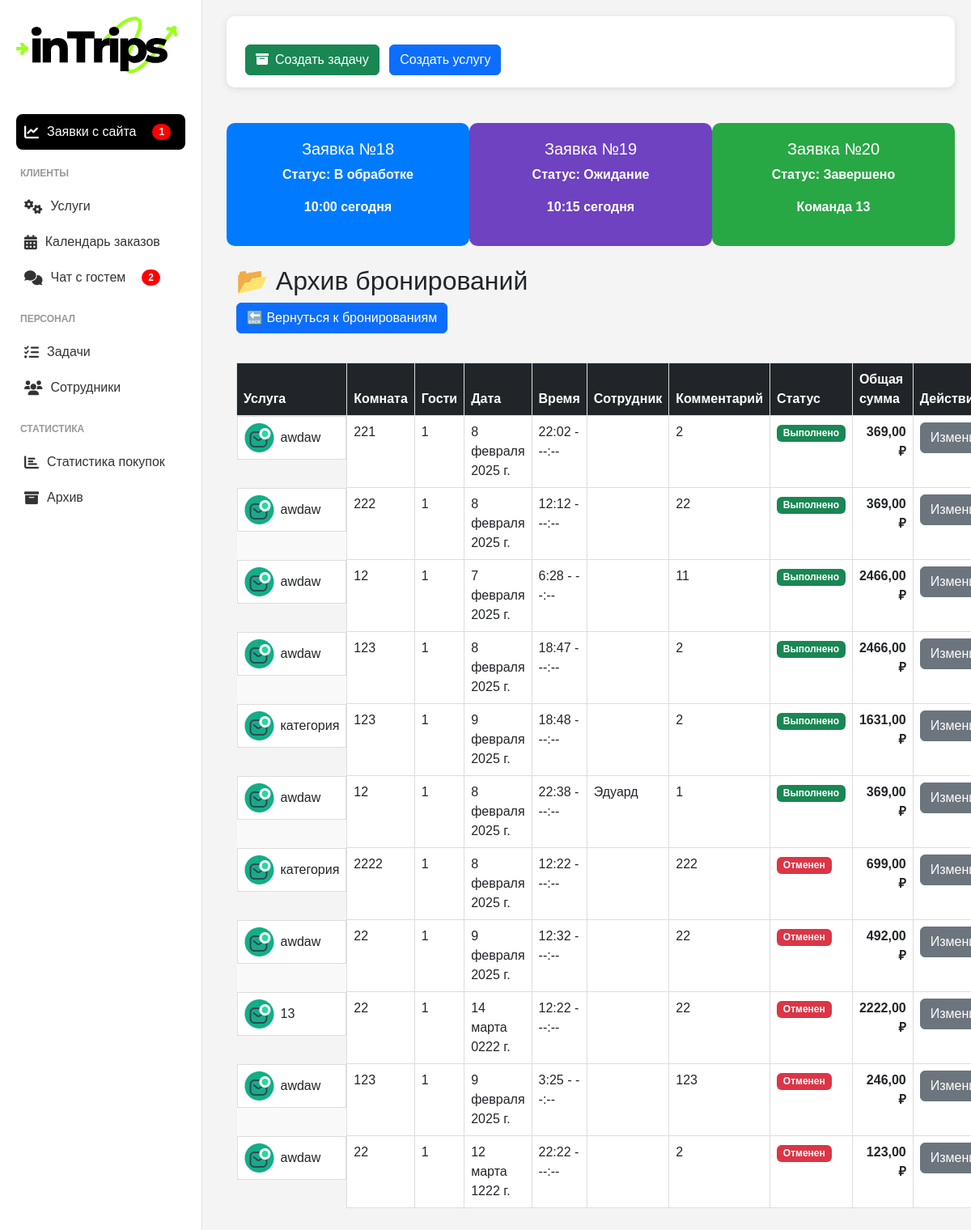
Page /archive/ on the earlier database version.
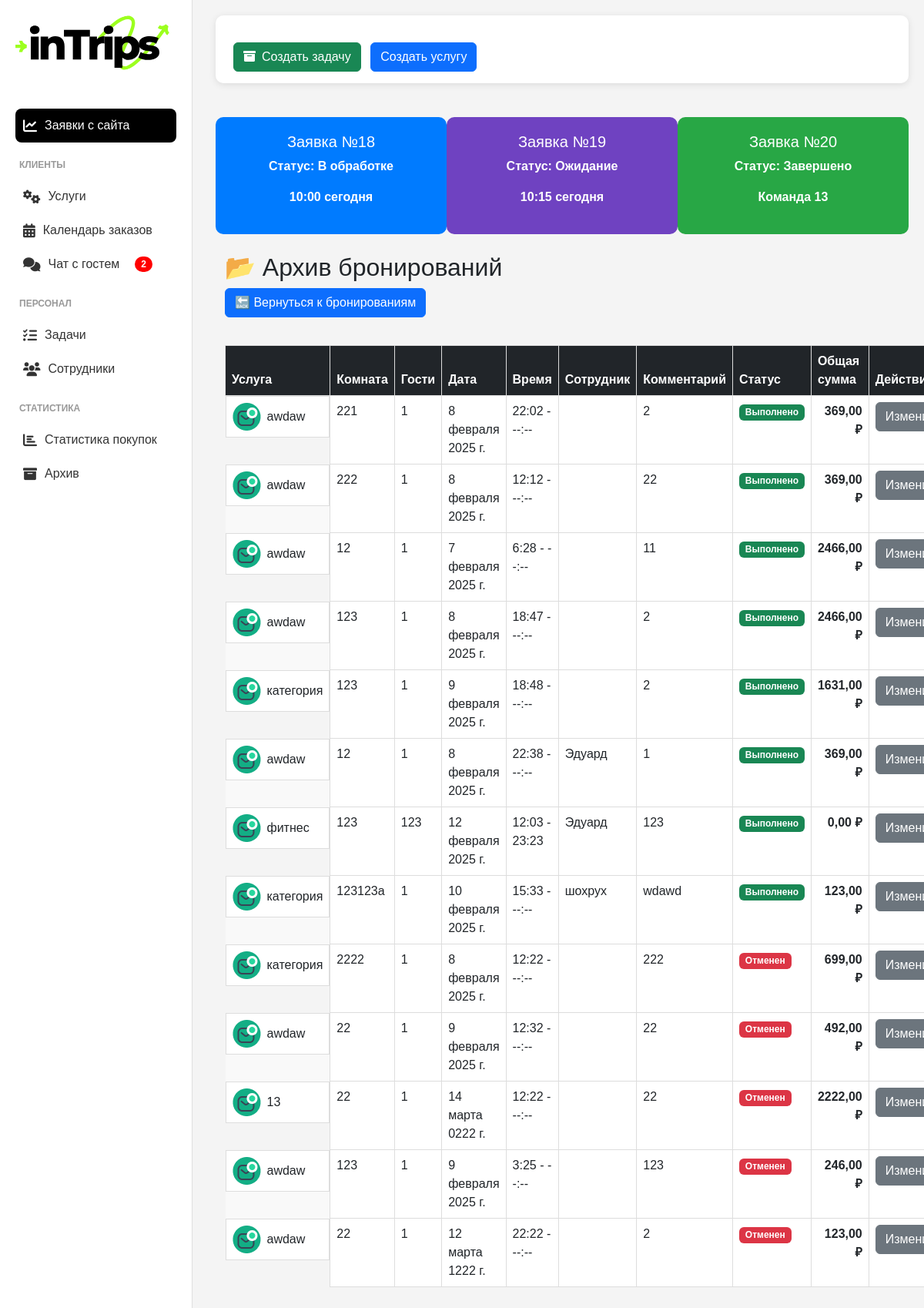
Same page on the later database version.
### custom_admin/models.py (models this page shows, shortened)
class Booking(models.Model):
    service_name = models.CharField(max_length=255, verbose_name="Название услуги")
    room_number = models.CharField(max_length=10, verbose_name="Номер комнаты")
    guest_count = models.PositiveIntegerField(verbose_name="Количество человек", default=1)
    date = models.DateField(verbose_name="Дата бронирования")
    start_time = models.TimeField(verbose_name="Время начала")
    end_time = models.TimeField(verbose_name="Время окончания", null=True, blank=True)
    employee = models.ForeignKey('Employee', on_delete=models.SET_NULL, null=True, verbose_name="Сотрудник")
    comment = models.TextField(blank=True, verbose_name="Комментарий")
    status = models.ForeignKey('Status', on_delete=models.SET_NULL, null=True, verbose_name="Статус")
    items = models.JSONField(verbose_name="Товары", default=dict, null=True, blank=True)  # JSON-массив товаров
    total_price = models.DecimalField(max_digits=10, decimal_places=2, verbose_name="Общая сумма", null=True, blank=True)

class Status(models.Model):
    name = models.CharField(max_length=50, verbose_name="Название статуса")

class Employee(models.Model):
    COLOR_CHOICES = [
        ('red', 'Красный'),
        ('blue', 'Синий'),
        ('green', 'Зеленый'),
        ('yellow', 'Желтый'),
    ]
    color = models.CharField(max_length=20, choices=COLOR_CHOICES, verbose_name="Цвет")
    full_name = models.CharField(max_length=255, verbose_name="ФИО")
    phone_number = models.CharField(max_length=20, verbose_name="Номер телефона")
    position = models.CharField(max_length=255, verbose_name="Должность")
    user_id_tg = models.BigIntegerField(verbose_name="Telegram ID", unique=True, null=True, blank=True)

### custom_admin/views.py (the view)
# urls.py: path("archive/", views.archive_list, name="archive_list"),
def archive_list(request):
    archive_statuses = Status.objects.filter(name__in=["Отменен", "Выполнено"])
    archived_bookings = Booking.objects.filter(status__in=archive_statuses)
    statuses = Status.objects.all()  # ⚡ ДОБАВИЛ `statuses`, иначе кнопки работать не будут!
    return render(request, 'custom_admin/archive.html', {'bookings': archived_bookings, 'statuses': statuses})

### custom_admin/context_processors.py (called while the page is built)
def new_orders_count(request):
    return {"new_orders_count": Order.objects.filter(status="new").count()}

### custom_admin/templates/custom_admin/archive.html (shortened to what this page needs)
{% extends 'custom_admin/base.html' %}
{% block content %}
<h2>📂 Архив бронирований</h2>
<a href="{% url 'bookings_list' %}" class="btn btn-primary mb-3">🔙 Вернуться к бронированиям</a>
<table class="table custom-table">
    <thead class="table-dark">
        <tr>
            <th>Услуга</th>
            <th>Комната</th>
            <th>Гости</th>
            <th>Дата</th>
            <th>Время</th>
            <th>Сотрудник</th>
            <th>Комментарий</th>
            <th>Статус</th>
            <th>Общая сумма</th>
            <th>Действия</th>
        </tr>
    </thead>
    <tbody>
        {% for booking in bookings %}
        <tr class="table-row">
            <td class="service-column">
                <img src="/static/img/logo_gotovo.png" alt="Service Icon" class="service-icon">
                {{ booking.service_name }}
            </td>
            <td>{{ booking.room_number }}</td>
            <td>{{ booking.guest_count }}</td>
            <td>{{ booking.date }}</td>
            <td>{{ booking.start_time }} - {{ booking.end_time|default:"--:--" }}</td>
            <td>{{ booking.employee.full_name }}</td>
            <td>{{ booking.comment|default:"-" }}</td>
            <td>
                <span class="badge
                    {% if booking.status.name == 'Выполнено' %}bg-success
                    {% elif booking.status.name == 'Отменен' %}bg-danger
                    {% else %}bg-secondary
                    {% endif %}">
                    {{ booking.status.name }}
                </span>
            </td>
            <td class="text-end"><strong>{{ booking.total_price }} ₽</strong></td>
            <td>
                <div class="dropdown">
                    <button class="btn btn-secondary dropdown-toggle" type="button" data-bs-toggle="dropdown">
                        Изменить статус
                    </button>
                </div>
            </td>
        </tr>
        {% empty %}
        <tr>
            <td colspan="10" class="text-center">📭 Архив пуст</td>
        </tr>
        {% endfor %}
    </tbody>
</table>
{% endblock %}

### custom_admin/templates/custom_admin/base.html (shortened to what this page needs)
{% load static %}
<!DOCTYPE html>
<html lang="ru">
<head>
    <link rel="stylesheet" href="https://cdn.jsdelivr.net/npm/bootstrap@5.3.0/dist/css/bootstrap.min.css">
    <link rel="stylesheet" href="{% static 'styles.css' %}">
    <link rel="stylesheet" href="https://cdnjs.cloudflare.com/ajax/libs/jqueryui/1.12.1/themes/base/jquery-ui.min.css">
    <link rel="stylesheet" href="https://cdnjs.cloudflare.com/ajax/libs/font-awesome/6.0.0-beta3/css/all.min.css">
</head>
<body>
    <div class="sidebar" id="sidebar">
        <div class="logo__left_nav">
            <img src="{% static 'img/logo_main.svg' %}" alt="inTrips Logo" />
        </div>
        <nav>
            <a href="{% url 'orders' %}" class="menu-item active">
                <i class="fas fa-chart-line"></i>
                <span>Заявки с сайта</span>
                {% if new_orders_count > 0 %}
                    <span  style="background-color: red; color: white; padding: 4px 8px; border-radius: 999px; margin-left: 20px;" class="badge">{{ new_orders_count }}</span>
                {% endif %}
            </a>
            <div class="section-title">Клиенты</div>
            <a href="{% url 'bookings_list' %}" class="menu-item">
                <i class="fas fa-cogs"></i>
                <span>Услуги</span>
            </a>
            <a href="{% url 'order_calendar' %}" class="menu-item">
                <i class="fas fa-calendar-alt"></i>
                <span>Календарь заказов</span>
            </a>
            <a href="{% url 'chat_page' %}" class="menu-item">
                <i class="fas fa-comments"></i>
                <span class='chats_nav'>Чат с гостем</span>
                <span id="unreadMessagesCount" class="badge" style="background-color: red; color: white; padding: 4px 8px; border-radius: 999px; margin-left: 20px;">
                </span>
            </a>
            <div class="section-title">Персонал</div>
            <a href="{% url 'task_list' %}" class="menu-item">
                <i class="fas fa-tasks"></i>
                <span>Задачи</span>
            </a>
            <a href="{% url 'employees' %}" class="menu-item">
                <i class="fas fa-users"></i>
                <span>Сотрудники</span>
            </a>
            <div class="section-title">Статистика</div>
            <a href="{% url 'purchase_stats' %}" class="menu-item">
                <i class="fas fa-chart-bar"></i>
                <span>Статистика покупок</span>
            </a>
            <a href="{% url 'archive_list' %}" class="menu-item">
                <i class="fas fa-archive"></i>
                <span>Архив</span>
            </a>
        </nav>
    </div>
    <div class="content">
        <div class="navbar">
          <div>
            <button class="btn btn-success btn-primary ms-2 nav__create_usluga"> <a href="{% url 'add_task' %}"><i class="fas fa-archive me-2"></i>Создать задачу</a></button>
            <button class="btn btn-primary ms-2 nav__create_usluga">
                <a href="{% url 'booking_create' %}"  >Создать услугу</a>
            </button>
          </div>
        </div>
        <div class="status-cards mt-4">
            <div class="status-card blue">
                <h5>Заявка №18</h5>
                <p>Статус: В обработке</p>
                <p><strong>10:00 сегодня</strong></p>
            </div>
            <div class="status-card purple">
                <h5>Заявка №19</h5>
                <p>Статус: Ожидание</p>
                <p><strong>10:15 сегодня</strong></p>
            </div>
            <div class="status-card green">
                <h5>Заявка №20</h5>
                <p>Статус: Завершено</p>
                <p><strong>Команда 13</strong></p>
            </div>
        </div>
        <div class="container mt-4">
            {% block content %} {% endblock %}
        </div>
    </div>
    <link rel="stylesheet" href="https://cdnjs.cloudflare.com/ajax/libs/jqueryui/1.12.1/themes/base/jquery-ui.min.css">
</body>
</html>

### chat/static/styles.css (style rules this page uses)
body { display: flex; height: 100vh; overflow: hidden; background-color: #f4f6f9; }
.sidebar { width: 260px; background: #212529; color: white; padding: 20px; display: flex; flex-direction: column; position: fixed; height: 100vh; left: 0; top: 0; transition: transform 0.3s ease-in-out; z-index: 1000; }
.sidebar a { color: white; display: flex; align-items: center; padding: 12px; text-decoration: none; border-radius: 5px; transition: background 0.3s ease; }
.sidebar a i { margin-right: 10px; }
.content { flex-grow: 1; padding: 20px; overflow-y: auto; margin-left: 260px; transition: margin-left 0.3s; width: 100%; }
.navbar { background: white; padding: 15px; display: flex; align-items: center; border-radius: 10px; box-shadow: 0 2px 10px rgba(0, 0, 0, 0.1); }
.status-cards { display: flex; justify-content: space-between; }
.status-card { padding: 20px 60px; border-radius: 10px; color: white; font-weight: bold; min-width: 180px; text-align: center; transition: transform 0.3s ease; }
.blue { background: #007bff; }
.purple { background: #6f42c1; }
.green { background: #28a745; }
.status-card { cursor:pointer !important ; }
table { width: 100%; border-collapse: collapse; margin-top: 20px; }
th, td { border: 1px solid #ddd; padding: 8px; text-align: left; }
th { background-color: rgba(0, 0, 0, 0.468); font-weight: bold; }
tr:nth-child(even) { background-color: #f9f9f9; }
.btn-primary a { color: white; text-decoration: none; }
body { font-family: Arial, sans-serif; margin: 20px; background-color: #f4f4f9; }
body { margin: 0; padding: 0; font-family: Arial, sans-serif; background-color: #f4f4f4; }
.sidebar { width: 250px; height: 100vh; background-color: #fff; border-right: 1px solid #e0e0e0; padding: 20px; box-sizing: border-box; position: fixed; }
nav .menu-item { display: flex; align-items: center; padding: 10px; color: #333; text-decoration: none; border-radius: 8px; transition: background-color 0.3s ease; position: relative; }
.menu-item i { margin-right: 12px; font-size: 18px; }
.menu-item:hover, .menu-item.active { background-color: #000000; color: #ffffff ; }
.section-title { font-size: 12px; font-weight: bold; color: #999; margin: 20px 0 10px; text-transform: uppercase; padding-left: 5px; }
.logo__left_nav img { width: 100%; max-width: 200px; margin-bottom: 50px; }
.status-card { width: 360px; }
.status-cards { display: flex; }

### custom_admin/templates/custom_admin/base.html (style rules this page uses)
.nav__create_usluga { margin-top:20px }
.status-card { margin-top:20px }

### custom_admin/templates/custom_admin/archive.html (style rules this page uses)
table { width: 100%; border-collapse: collapse; }
th, td { padding: 14px 18px; text-align: left; }
.service-column { display: flex; align-items: center; }
.service-icon { margin-right: 8px; }

Differences in the rows shown:
now on this page (row edited): Booking: service_name "фитнес", room_number "123", guest_count "123", date "12 февраля 2025 г.", start_time "12:03", end_time "23:23", employee.full_name "Эдуард", comment "123", status.name "Выполнено", total_price "0,00"
added Booking: service_name "категория", room_number "123123a", guest_count "1", date "10 февраля 2025 г.", start_time "15:33", end_time "--:--", employee.full_name "шохрух", comment "wdawd", status.name "Выполнено", total_price "123,00"
Other differences:
{{ new_orders_count }}: "1" → (not shown)
